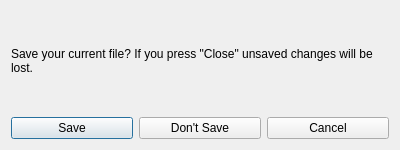
<?xml version="1.0" encoding="UTF-8"?>
<ui version="4.0">
 <class>QuitDialog</class>
 <widget class="QDialog" name="QuitDialog">
  <property name="windowModality">
   <enum>Qt::ApplicationModal</enum>
  </property>
  <property name="geometry">
   <rect>
    <x>0</x>
    <y>0</y>
    <width>400</width>
    <height>150</height>
   </rect>
  </property>
  <property name="sizePolicy">
   <sizepolicy hsizetype="Expanding" vsizetype="Expanding">
    <horstretch>0</horstretch>
    <verstretch>0</verstretch>
   </sizepolicy>
  </property>
  <property name="minimumSize">
   <size>
    <width>400</width>
    <height>150</height>
   </size>
  </property>
  <property name="maximumSize">
   <size>
    <width>400</width>
    <height>150</height>
   </size>
  </property>
  <property name="windowTitle">
   <string>Unsaved Changes</string>
  </property>
  <property name="modal">
   <bool>true</bool>
  </property>
  <layout class="QVBoxLayout" name="verticalLayout_2">
   <item>
    <layout class="QVBoxLayout" name="layout">
     <item>
      <widget class="QLabel" name="label">
       <property name="text">
        <string>Save your current file? If you press &quot;Close&quot; unsaved changes will be lost.</string>
       </property>
       <property name="wordWrap">
        <bool>true</bool>
       </property>
      </widget>
     </item>
    </layout>
   </item>
   <item>
    <layout class="QHBoxLayout" name="buttonBox">
     <item>
      <widget class="QPushButton" name="saveButton">
       <property name="text">
        <string>Save</string>
       </property>
      </widget>
     </item>
     <item>
      <widget class="QPushButton" name="dontSaveButton">
       <property name="text">
        <string>Don't Save</string>
       </property>
      </widget>
     </item>
     <item>
      <widget class="QPushButton" name="cancelButton">
       <property name="text">
        <string>Cancel</string>
       </property>
      </widget>
     </item>
    </layout>
   </item>
  </layout>
 </widget>
 <resources/>
 <connections/>
</ui>
